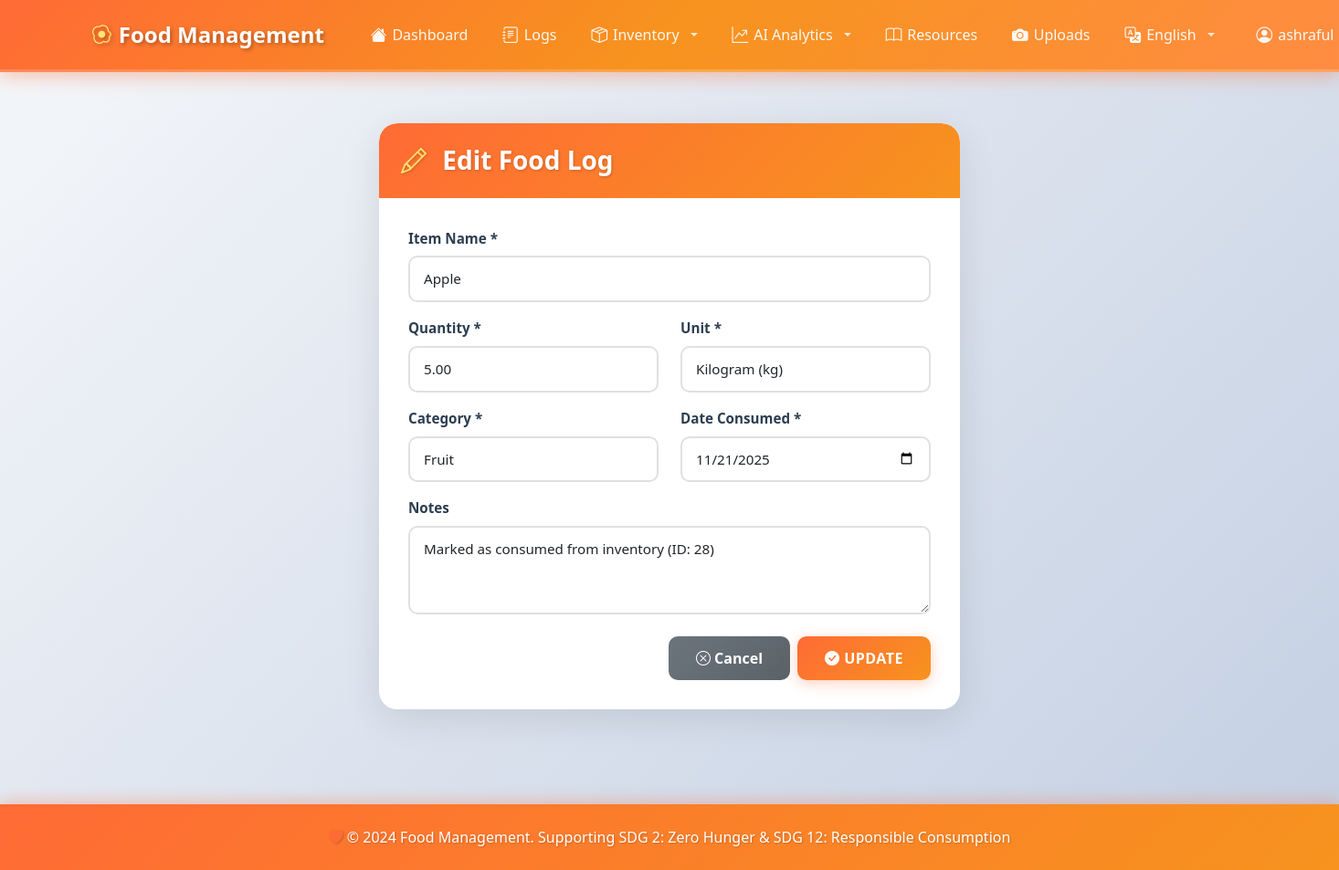
Before: /logs/8/edit/ (signed in) with the older database file.
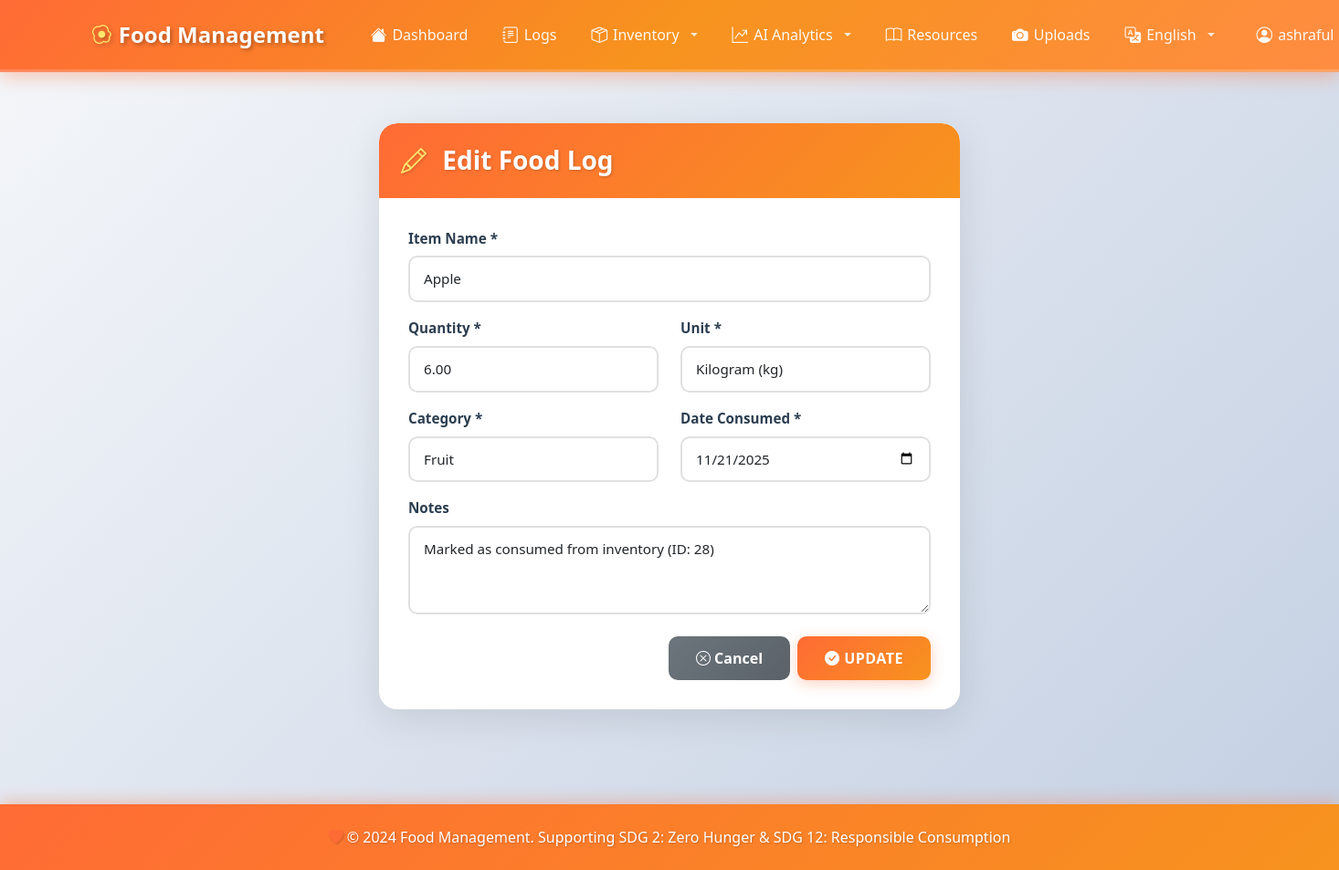
After: the same page with the newer database file.
### logs/models.py (models this page shows, shortened)
class FoodLog(models.Model):
    CATEGORY_CHOICES = [
        ('vegetable', 'Vegetable'),
        ('fruit', 'Fruit'),
        ('dairy', 'Dairy'),
        ('meat', 'Meat'),
        ('grain', 'Grain'),
        ('beverage', 'Beverage'),
        ('snack', 'Snack'),
        ('other', 'Other'),
    ]
    UNIT_CHOICES = [
        ('kg', 'Kilogram (kg)'),
        ('g', 'Gram (g)'),
        ('lb', 'Pound (lb)'),
        ('oz', 'Ounce (oz)'),
        ('l', 'Liter (l)'),
        ('ml', 'Milliliter (ml)'),
        ('cup', 'Cup'),
        ('piece', 'Piece'),
        ('serving', 'Serving'),
    ]
    user = models.ForeignKey(User, on_delete=models.CASCADE, related_name='food_logs')
    item_name = models.CharField(max_length=255, help_text="Name of the food item")
    quantity = models.DecimalField(
        max_digits=10,
        decimal_places=2,
        validators=[MinValueValidator(0)],
        help_text="Quantity consumed"
    )
    unit = models.CharField(max_length=20, choices=UNIT_CHOICES, default='piece')
    category = models.CharField(max_length=50, choices=CATEGORY_CHOICES, default='other')
    date_consumed = models.DateField(help_text="Date when the food was consumed")
    notes = models.TextField(blank=True, null=True, help_text="Additional notes about the consumption")
    created_at = models.DateTimeField(auto_now_add=True)
    updated_at = models.DateTimeField(auto_now=True)
    class Meta:
        verbose_name = "Food Log"
        verbose_name_plural = "Food Logs"
        ordering = ['-date_consumed', '-created_at']
        indexes = [
            models.Index(fields=['user', '-date_consumed']),
            models.Index(fields=['category']),
        ]

### logs/views.py (the view)
# urls.py: path('<int:pk>/edit/', views.log_edit, name='edit'),
@login_required
def log_edit(request, pk):
    log = get_object_or_404(FoodLog, pk=pk, user=request.user)
    if request.method == 'POST':
        form = FoodLogForm(request.POST, instance=log)
        if form.is_valid():
            form.save()
            messages.success(request, f'Food log for "{log.item_name}" updated successfully!')
            return redirect('logs:list')
        else:
            messages.error(request, 'Please correct the errors below.')
    else:
        form = FoodLogForm(instance=log)
    return render(request, 'logs/form.html', {
        'form': form,
        'log': log,
        'title': 'Edit Food Log',
        'action': 'Update'
    })

### templates/logs/form.html (shortened to what this page needs)
{% extends 'base.html' %}
{% block content %}
<div class="row justify-content-center">
    <div class="col-md-8 col-lg-6">
        <div class="card">
            <div class="card-header text-white">
                <h3 class="card-title mb-0">
                    <i class="bi bi-{% if action == 'Create' %}plus-circle{% else %}pencil{% endif %}"></i> {{ title }}
                </h3>
            </div>
            <div class="card-body">
                <form method="post" novalidate>
                    <div class="mb-3">
                        <label for="{{ form.item_name.id_for_label }}" class="form-label">Item Name *</label>
                        {{ form.item_name }}
                    </div>
                    <div class="row">
                        <div class="col-md-6 mb-3">
                            <label for="{{ form.quantity.id_for_label }}" class="form-label">Quantity *</label>
                            {{ form.quantity }}
                        </div>
                        <div class="col-md-6 mb-3">
                            <label for="{{ form.unit.id_for_label }}" class="form-label">Unit *</label>
                            {{ form.unit }}
                        </div>
                    </div>
                    <div class="row">
                        <div class="col-md-6 mb-3">
                            <label for="{{ form.category.id_for_label }}" class="form-label">Category *</label>
                            {{ form.category }}
                        </div>
                        <div class="col-md-6 mb-3">
                            <label for="{{ form.date_consumed.id_for_label }}" class="form-label">Date Consumed *</label>
                            {{ form.date_consumed }}
                        </div>
                    </div>
                    <div class="mb-3">
                        <label for="{{ form.notes.id_for_label }}" class="form-label">Notes</label>
                        {{ form.notes }}
                    </div>
                    <div class="d-grid gap-2 d-md-flex justify-content-md-end mt-4">
                        <a href="{% url 'logs:list' %}" class="btn btn-secondary">
                            <i class="bi bi-x-circle"></i> Cancel
                        </a>
                        <button type="submit" class="btn btn-primary">
                            <i class="bi bi-check-circle-fill"></i> {{ action }}
                        </button>
                    </div>
                </form>
            </div>
        </div>
    </div>
</div>
{% endblock %}

Changed rows visible on the page:
changed FoodLog "Apple": quantity "5.00" → "6.00"
